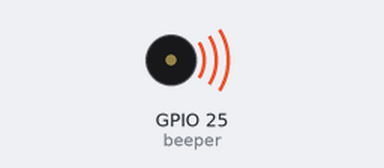
Recording of a program running on a simulated ESP32 board running MicroPython. On the bench: buzzer (waves = sounding). At 3.9 s the program stops and its outputs stay as they are.

Above: at 0.2 s.
At 3.9 s:
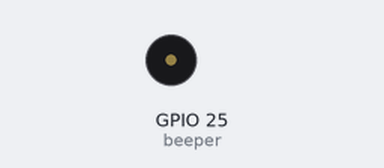
Timing chart, 0 to 5.4 s (numbered marks = the images above):
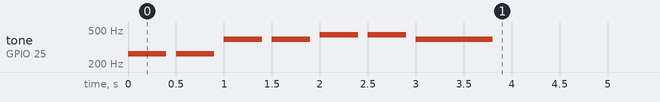

Measured:
- by itself, tone on GPIO 25 (beeper): plays 262 Hz for 0.40 s, 262 Hz for 0.40 s, 392 Hz for 0.40 s, 392 Hz for 0.40 s, 440 Hz for 0.40 s, 440 Hz for 0.40 s … (7 notes in this stretch)

The program:

mission_twinkle.py
```python
from machine import Pin, PWM
import time

beeper = PWM(Pin(25))
beeper.freq(440)
beeper.duty(0)

notes = [262, 262, 392, 392, 440, 440, 392]  # 도 도 솔 솔 라 라 솔
beats = [1, 1, 1, 1, 1, 1, 2]  # 마지막 솔은 두 박
for i in range(len(notes)):
    beeper.freq(notes[i])  # i번째 음을 i번째 박자만큼 (한 박 = 0.4초)
    beeper.duty(512)
    time.sleep(beats[i] * 0.4)
    beeper.duty(0)
    time.sleep(0.1)
```
